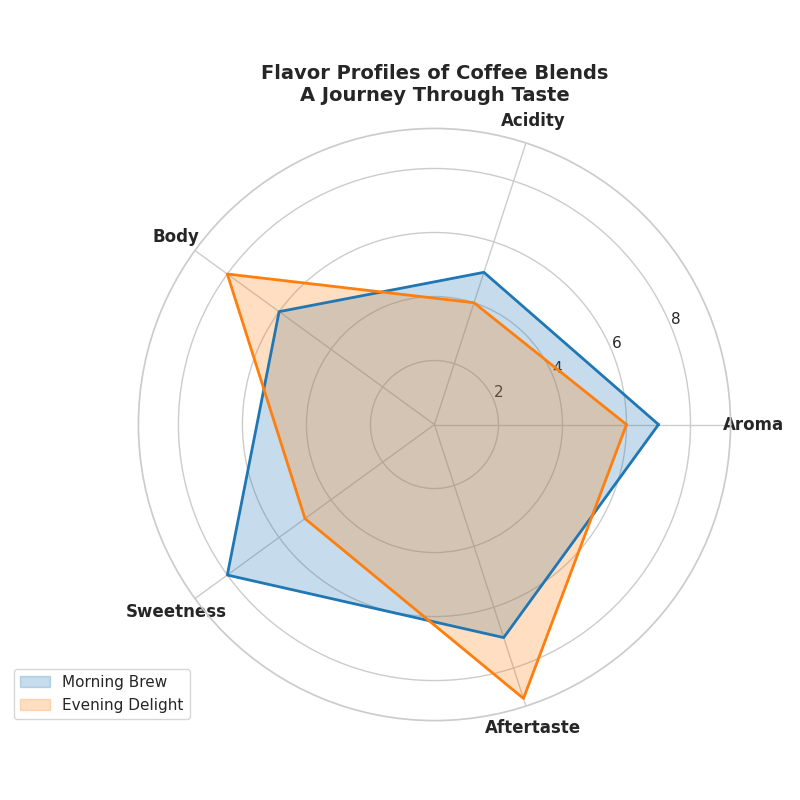

The Python source for this figure:
import numpy as np
import matplotlib.pyplot as plt
from math import pi

attributes = ['Aroma', 'Acidity', 'Body', 'Sweetness', 'Aftertaste']
num_attributes = len(attributes)

morning_brew = [7, 5, 6, 8, 7]
evening_delight = [6, 4, 8, 5, 9]

data = np.array([morning_brew, evening_delight])
data = np.concatenate((data, data[:, [0]]), axis=1)

angles = np.linspace(0, 2 * np.pi, num_attributes, endpoint=False).tolist()
angles += angles[:1]

fig, ax = plt.subplots(figsize=(8, 8), subplot_kw=dict(polar=True))

labels = ["Morning Brew", "Evening Delight"]

# Shuffle colors for the blends
colors = ['#1F77B4', '#FF7F0E']  # Colors have been swapped

for i, color in enumerate(colors):
    ax.fill(angles, data[i], color=color, alpha=0.25, label=labels[i])
    ax.plot(angles, data[i], color=color, linewidth=2)

ax.set_xticks(angles[:-1])
ax.set_xticklabels(attributes, fontsize=12, fontweight='bold')

ax.set_title('Flavor Profiles of Coffee Blends\nA Journey Through Taste', fontsize=14, fontweight='bold', pad=20)
ax.legend(loc='upper right', bbox_to_anchor=(0.1, 0.1))

plt.tight_layout()
plt.show()
